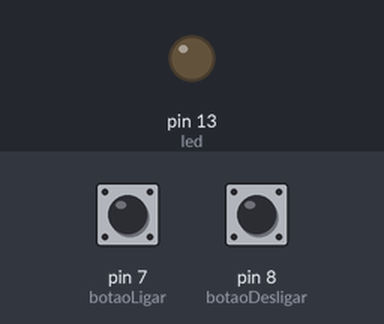
Bench run of a sketch on a simulated Arduino Uno, built with avr-gcc and run on an emulated ATmega328P. Parts: output pins drawn as LEDs (lit = HIGH). The inputs (shaded band) are chosen by the test bench; at power-on: pin 7 (botaoLigar) HIGH, pin 8 (botaoDesligar) HIGH.

Above: at 1.2 s.
1.3 s: pin 7 (botaoLigar) pulled LOW for 0.15 s
At 1.7 s:
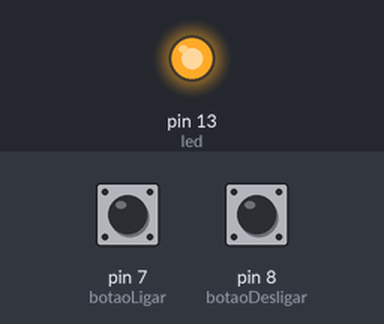
2.9 s: pin 8 (botaoDesligar) pulled LOW for 0.15 s
At 4.1 s:
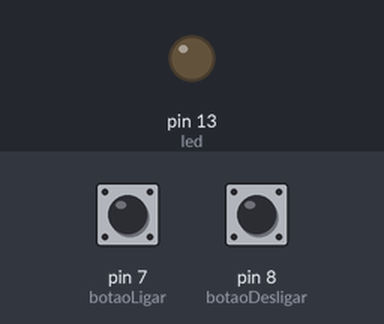
4.5 s: pin 7 (botaoLigar) pulled LOW for 1 s
At 5.3 s:
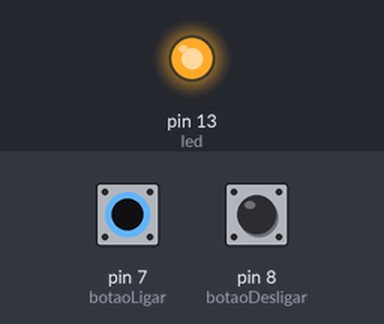
Timing chart, 0 to 7.5 s (numbered marks = the images above; inputs shaded):
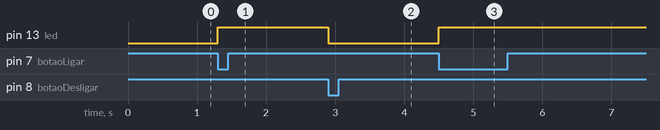

Measured:
- after the input at 1.3 s, pin 13 (led): LOW → HIGH at once
- after the input at 2.9 s, pin 13 (led): HIGH → LOW at once
- after the input at 4.5 s, pin 13 (led): LOW → HIGH at once

The sketch:

Projeto_Tranca_Porta_Teste.ino
```cpp
int botaoLigar = 7;
int botaoDesligar = 8;
int led = 13;


void setup()
{
  pinMode(botaoLigar, INPUT_PULLUP);
  pinMode(botaoDesligar, INPUT_PULLUP);
  pinMode(led, OUTPUT);
}

void loop()
{
  if(digitalRead(botaoLigar) == LOW) // Se o botão for pressionado
  {
    digitalWrite(led, HIGH);
    delay(100);
  }
  else{

    if(digitalRead(botaoDesligar) == LOW) // Se o botão for pressionado
  {
    digitalWrite(led, LOW);
    delay(100);
  }

  }
}
```
